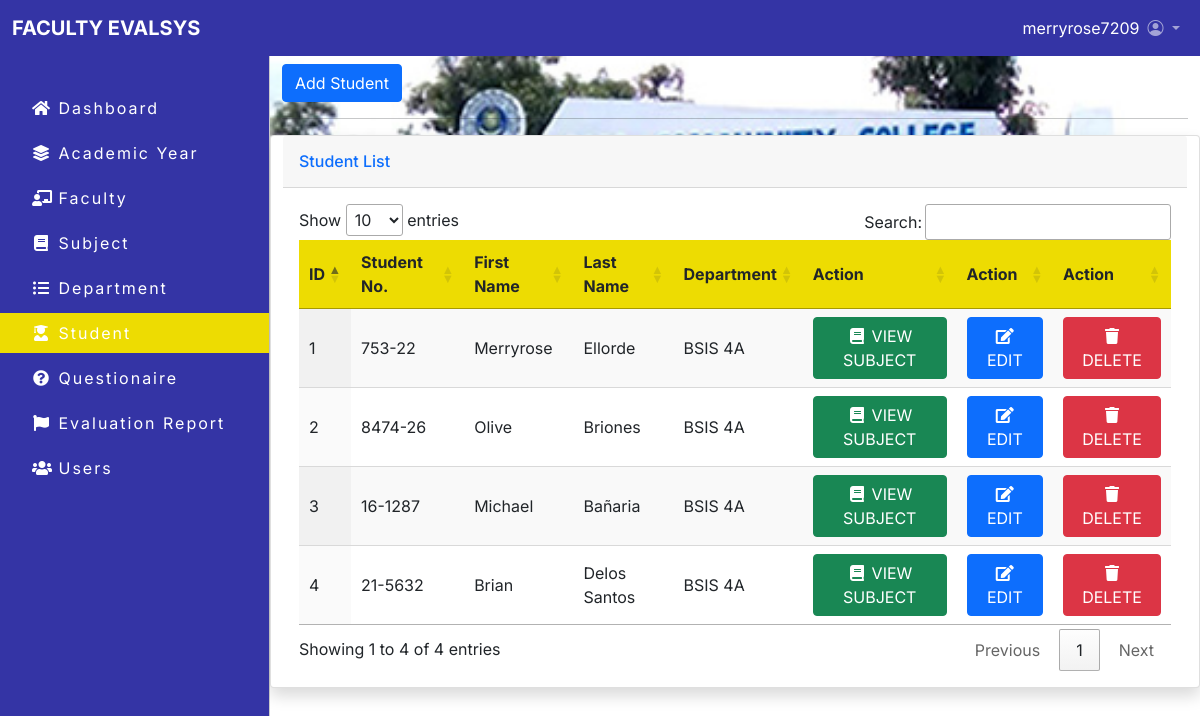
Screenshot of /student_list.php (signed in) with the database file from the repository.
### tables this page shows
CREATE TABLE `students` (
  `id` int(30) NOT NULL,
  `studentno` varchar(30) NOT NULL,
  `username` varchar(255) NOT NULL,
  `firstname` varchar(255) NOT NULL,
  `lastname` varchar(255) NOT NULL,
  `usertype` varchar(30) NOT NULL,
  `password` varchar(255) NOT NULL,
  `view` varchar(30) NOT NULL,
  `department_id` int(30) NOT NULL
);

CREATE TABLE `department` (
  `id` int(30) NOT NULL,
  `course` varchar(30) NOT NULL,
  `year` int(30) NOT NULL,
  `section` varchar(30) NOT NULL
);

### student_list.php (the view, shortened to what this page needs)
<!DOCTYPE html>
<html lang="en">
<?php
include'includes/header.php'; ?>
<body>
    <?php include'includes/admin-navbar.php'; ?>
    <main class="mt-5 pt-3" style="background-image: url(img/bcc_cover.jpg); background-repeat: no-repeat; background-size: cover; height: 569px;">
        <div class="container-fluid">
    <button type="button" class="btn btn-primary" data-bs-toggle="modal" data-bs-target="#staticBackdrop">
    Add Student
    </button>
    <hr>
<div class="row mb-3">
<div class="card shadow mb-4">
<div class="card-header py-3">
    <h6 class="m-0 font-weight-bold text-primary">Student List</h6>
</div>
<div class="card-body">
    <div class="table-responsive">
    <?php
    include_once'koneksyon.php';
    $qryview = "SELECT studentno, firstname, lastname, course, year, section, students.id as id FROM students INNER JOIN department ON department.id=students.department_id ";
    $result = mysqli_query($koneksyon, $qryview);
    ?>
        <table class="display" id="myTable" width="100%" cellspacing="0">
            <thead style="background-color: #eddc02;">
                <tr>
                    <th>ID</th>
                    <th>Student No.</th>
                    <th>First Name</th>
                    <th>Last Name</th>
                    <th>Department</th>
                    <th>Action</th>
                    <th>Action</th>
                    <th>Action</th>
                </tr>
            </thead>
            <?php
            $no = 1;
            while($row = mysqli_fetch_array($result)) { ?>
                <tr>
                    <td><?php echo $no; ?></td>
                    <td><?php echo $row['studentno']; ?></td>
                    <td class="text-capitalize"><?php echo $row['firstname']; ?></td>
                    <td class="text-capitalize"><?php echo $row['lastname']; ?></td>
                    <td><?php echo $row['course']." ".$row['year'].$row['section']; ?></td>
                    <td><a type="button" class="btn btn-success" href="student_info.php?id=<?php echo $row['id']; ?>"><span class="fa fa-fw fa-book"></span> VIEW SUBJECT</a></td>
                    <td><a type="button" class="btn btn-primary" href="viewedit.php?id=<?php echo $row['id']; ?>"><span class="fa fa-fw fa-edit"></span> EDIT</a></td>
                    <td><button class="btn btn-danger" type="button" onClick="deleteme(<?php echo $row['id']; ?>)" ><span class="fa fa-fw fa-trash"></span> DELETE</button></td>
                </tr>
            <?php $no++; } ?>
        </table>
    </div>
</div>
</div>
        </div>
    </main>
</body>
</html>

### css/fnavi.css (style rules this page uses)
body, button { font-family:"Inter", sans-serif; }
:root { --offcanvas-width: 270px; --topnavbarheight: 56px; }
@media (min-width: 992px) { body { overflow: auto !important; } }
@media (min-width: 992px) { main { margin-left: var(--offcanvas-width); } }

### rows the page displays
students: studentno "753-22", firstname "Merryrose", lastname "Ellorde", department.course "BSIS", department.year "4", department.section "A"
students: studentno "8474-26", firstname "Olive", lastname "Briones", department.course "BSIS", department.year "4", department.section "A"
students: studentno "16-1287", firstname "Michael", lastname "Bañaria", department.course "BSIS", department.year "4", department.section "A"
students: studentno "21-5632", firstname "Brian", lastname "Delos Santos", department.course "BSIS", department.year "4", department.section "A"

### other values shown
$_SESSION['username'] "merryrose7209"
$item['label'] "Dashboard"
$item['label'] "Academic Year"
$item['label'] "Faculty"
$item['label'] "Subject"
$item['label'] "Department"
$item['label'] "Student"
$item['label'] "Questionaire"
$item['label'] "Evaluation Report"
$item['label'] "Users"
